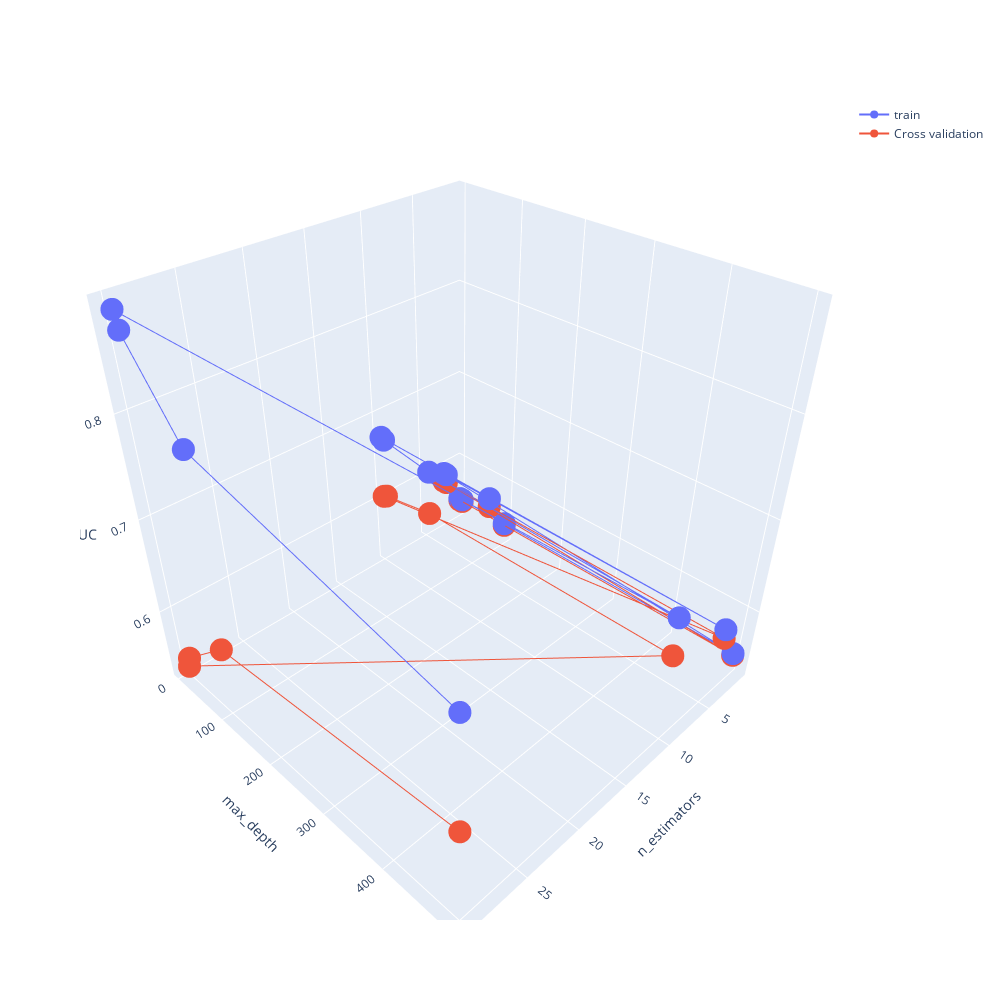

This figure's notebook cell:
### Markdown cell above
# 3D scatter plot

### Code cell
# https://plot.ly/python/3d-axes/
trace1 = go.Scatter3d(x=result_required_non_zero_set1['param_max_depth'],y=result_required_non_zero_set1['param_min_samples_split'],z=result_required_non_zero_set1['mean_train_score'], name = 'train')
trace2 = go.Scatter3d(x=result_required_non_zero_set1['param_max_depth'],y=result_required_non_zero_set1['param_min_samples_split'],z=result_required_non_zero_set1['mean_test_score'], name = 'Cross validation')
data = [trace1, trace2]

layout = go.Layout(width=1000,
    height=1000,scene = dict(
        xaxis = dict(title='n_estimators'),
        yaxis = dict(title='max_depth'),
        zaxis = dict(title='AUC'),))

fig = go.Figure(data=data, layout=layout)
offline.iplot(fig, filename='3d-scatter-colorscale')
fig.show(renderer = 'colab')
plt.show()

### Figure 1 — Plotly figure (JSON) as saved in the notebook; plotly's stock layout.template omitted (floating-point values rounded to 4 significant figures)
{"data": [{"name": "train", "x": [1, 1, 1, 1, 3, 3, 3, 3, 10, 10, 10, 10, 30, 30, 30, 30], "y": [5, 10, 100, 500, 5, 10, 100, 500, 5, 10, 100, 500, 5, 10, 100, 500], "z": [0.5503, 0.5503, 0.5503, 0.5503, 0.5949, 0.5949, 0.5949, 0.5949, 0.6763, 0.6746, 0.6667, 0.6617, 0.8861, 0.8711, 0.798, 0.7385], "type": "scatter3d"}, {"name": "Cross validation", "x": [1, 1, 1, 1, 3, 3, 3, 3, 10, 10, 10, 10, 30, 30, 30, 30], "y": [5, 10, 100, 500, 5, 10, 100, 500, 5, 10, 100, 500, 5, 10, 100, 500], "z": [0.5481, 0.5481, 0.5481, 0.5481, 0.5849, 0.5849, 0.5849, 0.5849, 0.6063, 0.6083, 0.6188, 0.6211, 0.5343, 0.5469, 0.5999, 0.6255], "type": "scatter3d"}], "layout": {"height": 1000, "scene": {"xaxis": {"title": {"text": "n_estimators"}}, "yaxis": {"title": {"text": "max_depth"}}, "zaxis": {"title": {"text": "AUC"}}}, "width": 1000}}
